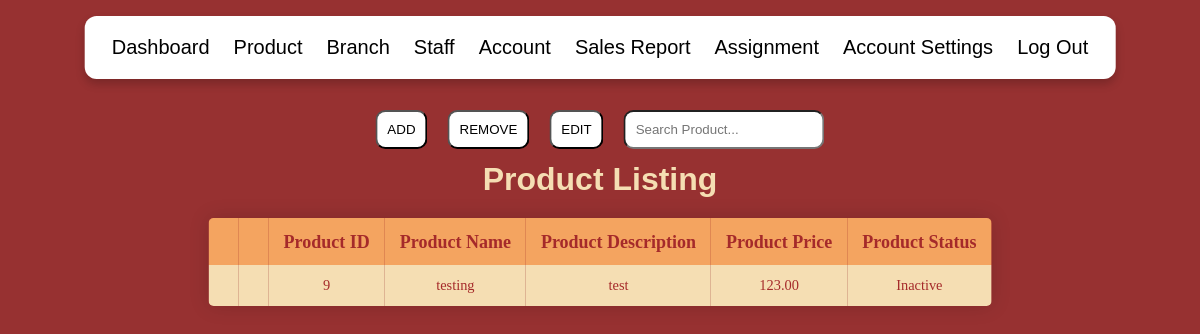
Page /product.php on the earlier database version.
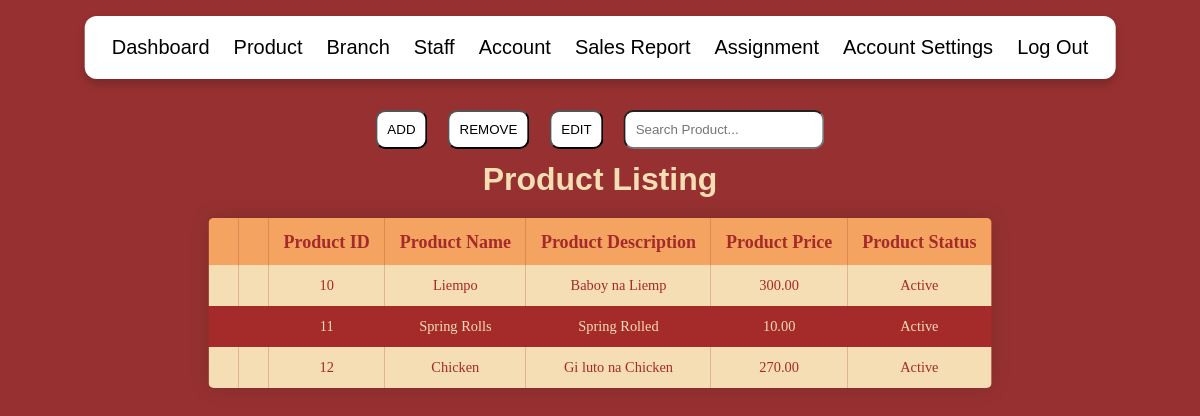
Same page on the later database version.
### tables this page shows
CREATE TABLE `product` (
  `product_ID` int(11) NOT NULL,
  `product_name` varchar(50) NOT NULL,
  `product_description` varchar(100) DEFAULT NULL,
  `product_price` decimal(10,2) DEFAULT NULL,
  `product_status` enum('Active','Inactive') DEFAULT 'Active'
);

### product.php (the view, shortened to what this page needs)
<!DOCTYPE html>
<html>
    <head>
        <link rel="stylesheet" href="styles.css">
        <link rel="stylesheet" href="scrollbarstyles.css">
    </head>
    <body>
        <div class="functionalitybuttons">
            <button onclick="showAdd()">ADD</button>
            <form method="post">
                <button id="remover" name="removeButton" value="product">REMOVE</button>
            </form>
            <form method="post">
                <button id="editor" name="editButton" value="product">EDIT</button>
            </form>
            <input onkeyup="filterTable()" id="search" type="text" placeholder="Search Product...">
        </div>
        <div class="pageheader">
            <h1>Product Listing</h1>
        </div>
    </body>
</html>
<?php
    $conn = mysqli_connect("localhost","root","","mamaflors");
    if($conn->connect_error){
        die("ERROR". $conn->connect_error);
    }
    else{
        $sql = "SELECT * FROM product";
        $result = $conn->query($sql);
        $row = $result->fetch_all(MYSQLI_ASSOC);
        if(sizeof($row) > 0){
            echo "
                <table id='table'>
                    <tr>
                        <th></th>
                        <th></th>
                        <th><a href='?sort=product_ID'>Product ID</a></th>
                        <th><a href='?sort=product_name'>Product Name</a></th>
                        <th><a href='?sort=product_description'>Product Description</a></th>
                        <th><a href='?sort=product_price'>Product Price</a></th>
                        <th><a href='?sort=product_status'>Product Status</a></th>
                    </tr>";
            for($x = 0; $x < sizeof($row); $x++){
                echo "<tr>
                        <td>
                            <form method='get'>
                                <input type='hidden' value='".($row[$x]['product_ID'])."' name='edit'>
                                <button class='edit-row' id='edit-row$x' type='submit'>EDIT</button>
                            </form>
                        </td>
                        <td>
                            <form method='get' action='remove.php'>
                                <input type='hidden' value='".($row[$x]['product_ID'])."' name='removeID'>
                                <input type='hidden' value='product' name='tableName'>
                                <input type='hidden' value='product_ID' name='columnName'>
                                <button class='remove-row' id='remove-row$x' name='remove'>Remove</button>
                            </form>
                        </td>
                        <td>".$row[$x]["product_ID"]."</td>
                        <td>".$row[$x]['product_name']."</td>
                        <td>".$row[$x]['product_description']."</td>
                        <td>".$row[$x]['product_price']."</td>
                        <td>".$row[$x]['product_status']."</td>
                    </tr>";
            }
            echo "</table>";
        }
        else{
            echo "EMPTY DATABASE";
        }
    }
    include "navadmin.php";
?>

Differences in the rows shown:
removed product: product_ID "9", product_name "testing", product_description "test", product_price "123.00", product_status "Inactive"
added product: product_ID "10", product_name "Liempo", product_description "Baboy na Liemp", product_price "300.00", product_status "Active"
added product: product_ID "11", product_name "Spring Rolls", product_description "Spring Rolled", product_price "10.00", product_status "Active"
added product: product_ID "12", product_name "Chicken", product_description "Gi luto na Chicken", product_price "270.00", product_status "Active"
